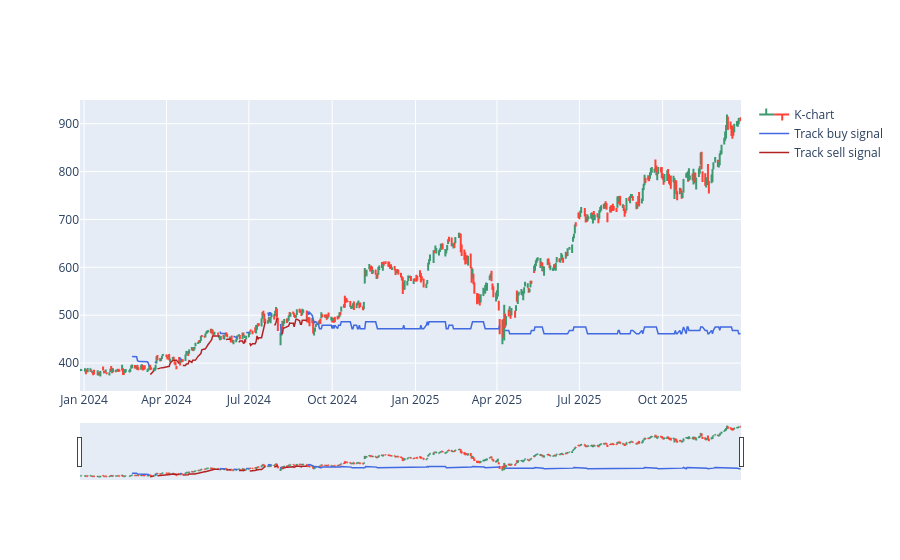

The notebook cell this image was saved under:
### Code cell
fig = go.Figure()

fig = go.Figure(data=go.Ohlc(x=df_polygon.index,
                    open=df_polygon['Open'],
                    high=df_polygon['High'],
                    low=df_polygon['Low'],
                    close=df_polygon['Adj Close'],
                    name='K-chart'))


fig.add_trace(go.Scatter(  # 
    x=df.index, 
    y=df['buy line'],               
    mode='lines', # line mode          
    name='Track buy signal',
    line=dict(color='royalblue', width=1.5))) # or color='#00ffff'

fig.add_trace(go.Scatter(  # 
    x=df.index, 
    y=df['sell line'],               
    mode='lines', # line mode              
    name='Track sell signal',
    line=dict(color='firebrick', width=1.5))) # or color='#0000ff'

fig.show()

### Figure 1 — Plotly figure (JSON) as saved in the notebook; plotly's stock layout.template omitted (floating-point values rounded to 4 significant figures; data arrays with more than 128 entries replaced by an {"elided": "..."} marker saying what was removed)
{"data": [{"close": {"elided": "501 float values"}, "high": {"elided": "501 float values"}, "low": {"elided": "501 float values"}, "name": "K-chart", "open": {"elided": "501 float values"}, "type": "ohlc", "x": {"elided": "501 str values"}}, {"line": {"color": "royalblue", "width": 1.5}, "mode": "lines", "name": "Track buy signal", "type": "scatter", "x": {"elided": "501 str values"}, "y": {"elided": "501 float values"}}, {"line": {"color": "firebrick", "width": 1.5}, "mode": "lines", "name": "Track sell signal", "type": "scatter", "x": {"elided": "501 str values"}, "y": {"elided": "501 float values"}}], "layout": {}}
